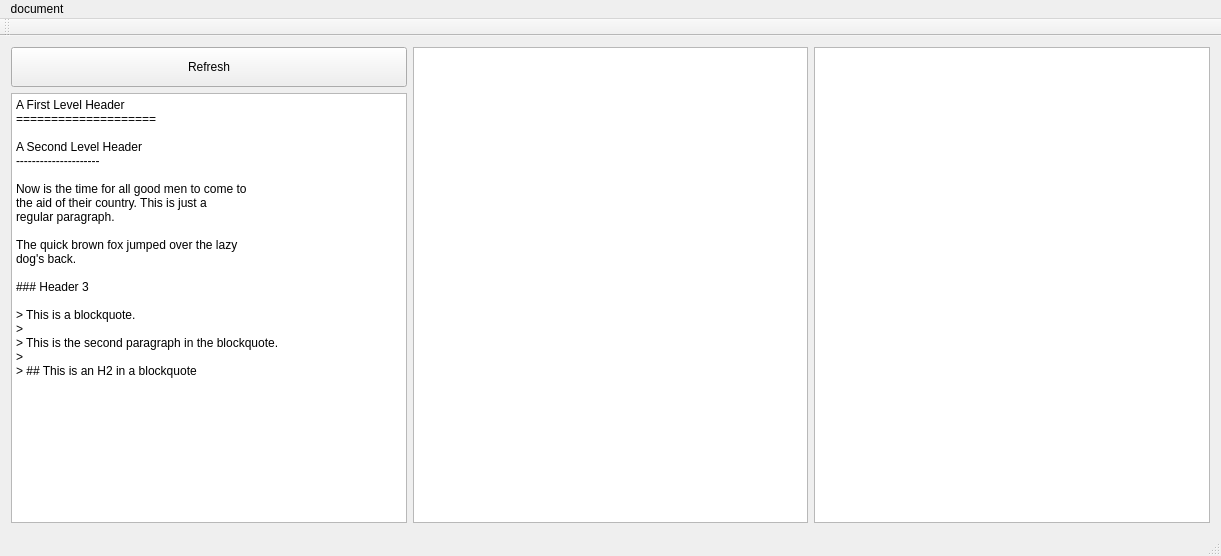
<?xml version="1.0" encoding="UTF-8"?>
<ui version="4.0">
 <class>MainWindow</class>
 <widget class="QMainWindow" name="MainWindow">
  <property name="geometry">
   <rect>
    <x>0</x>
    <y>0</y>
    <width>1221</width>
    <height>556</height>
   </rect>
  </property>
  <property name="windowTitle">
   <string>MainWindow</string>
  </property>
  <widget class="QWidget" name="centralWidget">
   <layout class="QHBoxLayout" name="horizontalLayout">
    <item>
     <layout class="QVBoxLayout" name="verticalLayout">
      <item>
       <widget class="QPushButton" name="pushButton">
        <property name="minimumSize">
         <size>
          <width>0</width>
          <height>40</height>
         </size>
        </property>
        <property name="text">
         <string>Refresh</string>
        </property>
       </widget>
      </item>
      <item>
       <widget class="QPlainTextEdit" name="plainTextEdit">
        <property name="plainText">
         <string>A First Level Header
====================

A Second Level Header
---------------------

Now is the time for all good men to come to
the aid of their country. This is just a
regular paragraph.

The quick brown fox jumped over the lazy
dog's back.

### Header 3

&gt; This is a blockquote.
&gt; 
&gt; This is the second paragraph in the blockquote.
&gt;
&gt; ## This is an H2 in a blockquote</string>
        </property>
       </widget>
      </item>
     </layout>
    </item>
    <item>
     <widget class="QTextBrowser" name="textBrowser"/>
    </item>
    <item>
     <widget class="QTextBrowser" name="textBrowser_2"/>
    </item>
   </layout>
  </widget>
  <widget class="QMenuBar" name="menuBar">
   <property name="geometry">
    <rect>
     <x>0</x>
     <y>0</y>
     <width>1221</width>
     <height>20</height>
    </rect>
   </property>
   <widget class="QMenu" name="menuDocument">
    <property name="title">
     <string>document</string>
    </property>
    <addaction name="actionRefresh_2"/>
   </widget>
   <addaction name="menuDocument"/>
  </widget>
  <widget class="QToolBar" name="mainToolBar">
   <attribute name="toolBarArea">
    <enum>TopToolBarArea</enum>
   </attribute>
   <attribute name="toolBarBreak">
    <bool>false</bool>
   </attribute>
  </widget>
  <widget class="QStatusBar" name="statusBar"/>
  <action name="actionRefresh">
   <property name="text">
    <string>refresh</string>
   </property>
  </action>
  <action name="actionRefresh_2">
   <property name="text">
    <string>refresh</string>
   </property>
  </action>
 </widget>
 <layoutdefault spacing="6" margin="11"/>
 <resources/>
 <connections/>
</ui>
